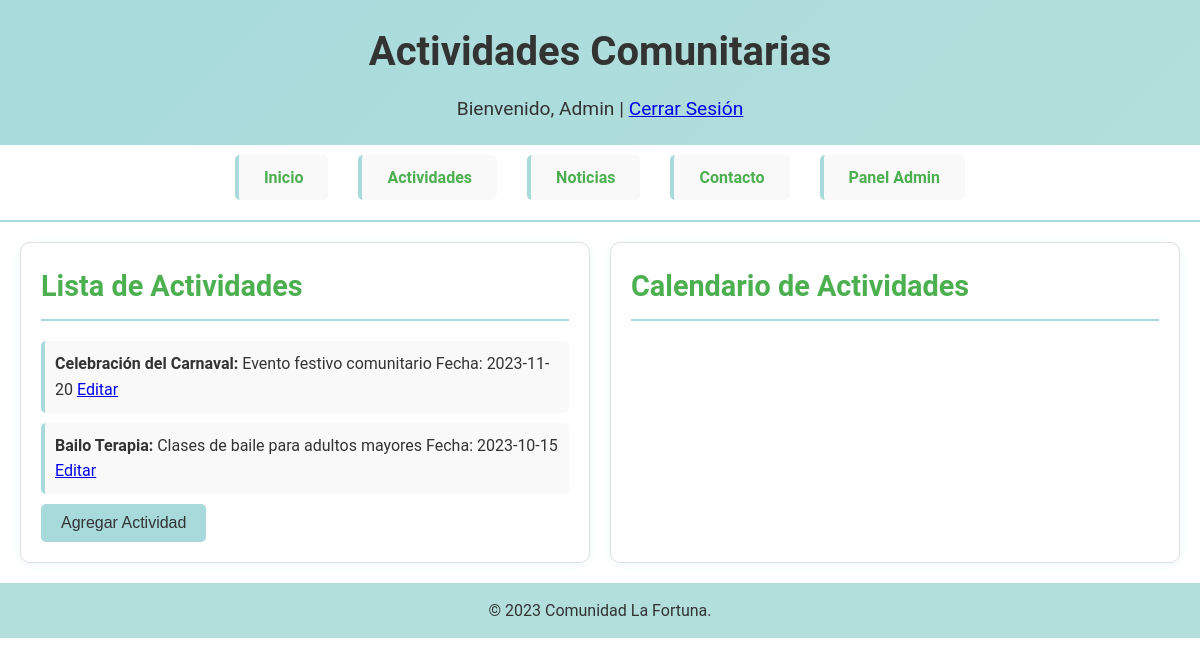
The app's page /actividades.php (signed in) with its own data.
### tables this page shows
CREATE TABLE actividad (
    id_actividad INT AUTO_INCREMENT PRIMARY KEY,
    titulo VARCHAR(200) NOT NULL,
    descripcion TEXT,
    fecha DATE,
    id_usuario INT,
    foto VARCHAR(255),   
    FOREIGN KEY (id_usuario) REFERENCES usuario(id_usuario) ON DELETE SET NULL
);

### actividades.php (the view, shortened to what this page needs)
<?php
include 'db.php';
$is_admin = ($_SESSION['rol'] == 'administrador');
?>
<!DOCTYPE html>
<html lang="es">
<head> <link rel="stylesheet" href="style.css">
    <link rel="stylesheet" href="style.css">
    <link href='https://cdn.jsdelivr.net/npm/fullcalendar@5.11.3/main.min.css' rel='stylesheet' />
</head>
<body>
    <header>
        <h1>Actividades Comunitarias</h1>
        <p>Bienvenido, <?php echo htmlspecialchars($_SESSION['nombre']); ?> | <a href="logout.php">Cerrar Sesión</a></p>
    </header>
    <nav>
        <ul>
            <li><a href="index.php">Inicio</a></li>
            <li><a href="actividades.php">Actividades</a></li>
            <li><a href="noticias.php">Noticias</a></li>
            <li><a href="contacto.php">Contacto</a></li>
            <?php if ($is_admin): ?>
                <li><a href="admin_panel.php">Panel Admin</a></li>
            <?php endif; ?>
        </ul>
    </nav>
    <main>
        <section id="lista-actividades">
            <h2>Lista de Actividades</h2>
            <ul>
                <?php
                $sql = "SELECT id_actividad, titulo, descripcion, fecha, foto FROM actividad ORDER BY fecha DESC";
                $result = $conn->query($sql);
                if ($result && $result->num_rows > 0) {
                    while ($row = $result->fetch_assoc()) {
                        echo "<li><strong>" . htmlspecialchars($row['titulo']) . ":</strong> " . htmlspecialchars($row['descripcion']) . " Fecha: " . htmlspecialchars($row['fecha']);
                        if ($is_admin) echo " <a href='edit_actividad.php?id=" . $row['id_actividad'] . "'>Editar</a>";
                        echo "</li>";
                    }
                } else {
                    echo "<li>No hay actividades.</li>";
                }
                ?>
            </ul>
            <?php if ($is_admin): ?>
                <a href="add_actividad.php"><button>Agregar Actividad</button></a>
            <?php endif; ?>
        </section>
        <section id="calendario">
            <h2>Calendario de Actividades</h2>
        </section>
    </main>
    <footer>
        <p>&copy; 2023 Comunidad La Fortuna.</p>
    </footer>
</body>
</html>

### style.css (style rules this page uses)
* { margin: 0; padding: 0; box-sizing: border-box; }
body { font-family: 'Roboto', Arial, sans-serif; line-height: 1.6; color: #333; background: #FFFFFF; min-height: 100vh; }
header { background: linear-gradient(135deg, #A8DADC 0%, #B2DFDB 100%); color: #333; padding: 20px; text-align: center; box-shadow: 0 4px 8px rgba(168, 218, 220, 0.3); }
header h1 { font-size: 2.5em; margin-bottom: 10px; }
header p { font-size: 1.2em; }
nav { background: #FFFFFF; padding: 10px 0; border-bottom: 2px solid #A8DADC; }
nav ul { list-style: none; display: flex; justify-content: center; flex-wrap: wrap; max-width: 1200px; margin: 0 auto; }
nav li { margin: 0 15px; }
nav a { color: #4CAF50; text-decoration: none; font-weight: bold; padding: 10px 15px; border-radius: 5px; transition: all 0.3s ease; }
main { padding: 20px; max-width: 1200px; margin: 0 auto; display: grid; grid-template-columns: 1fr 1fr; gap: 20px; }
section { background: #FFFFFF; padding: 20px; border-radius: 10px; box-shadow: 0 2px 10px rgba(168, 218, 220, 0.2); border: 1px solid #E0E0E0; }
section h2 { color: #4CAF50; margin-bottom: 20px; font-size: 1.8em; border-bottom: 2px solid #A8DADC; padding-bottom: 10px; }
ul { list-style: none; }
ul li { margin-bottom: 10px; padding: 10px; background: #F9F9F9; border-radius: 5px; border-left: 4px solid #A8DADC; }
button, input[type="submit"], input[type="button"] { background: #A8DADC; color: #333; border: none; padding: 10px 20px; border-radius: 5px; cursor: pointer; font-size: 1em; transition: all 0.3s ease; }
footer { background: #B2DFDB; color: #333; text-align: center; padding: 15px; }
section { animation: fadeIn 0.5s ease-in; }

### records on screen
actividad: titulo "Celebración del Carnaval", descripcion "Evento festivo comunitario", fecha "2023-11-20"
actividad: titulo "Bailo Terapia", descripcion "Clases de baile para adultos mayores", fecha "2023-10-15"

### other values on screen
$_SESSION['nombre'] "Admin"
